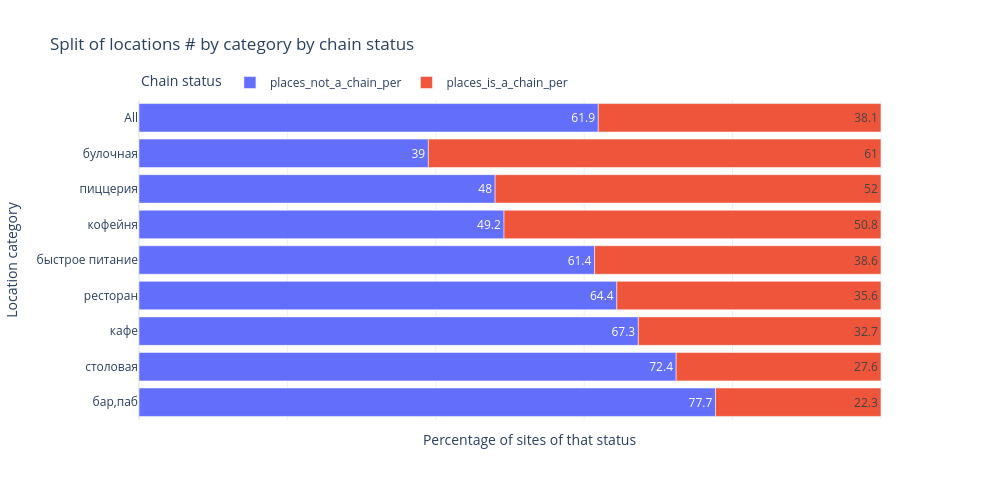

Notebook cell for this chart:
### Markdown cell above
Количество мест отличается по типу заведения, но несильно. В средем, в ресторанах, пабах и кофейнях у нас около 100 посадочных мест с медианой в районе 82. Стоит отметить, что для булочных, пиццерий и кафе средние значения сильно отличаются от медианных, что намекает на большой разброс возможных вариантов.

Дальше исследуем распределение сетевых и несетевых заведений.

### Code cell
# Chain vs non-chain places per category
df_temp = (
    pd.pivot_table(
        data=df_places,
        index='category',
        columns='is_chain',
        values='name_place',
        aggfunc='count',
        margins=True,
    )
    .reset_index()
    .set_axis(
        ['category', 'places_not_a_chain_count', 'places_is_a_chain_count', 'places_total'],
        axis=1
    )
    .assign(
        places_not_a_chain_per = lambda df: round(100 * df.places_not_a_chain_count / df.places_total, 1),
        places_is_a_chain_per = lambda df: round(100 * df.places_is_a_chain_count / df.places_total, 1),
        sort_key = lambda df: df.category == 'All',
    )
    .sort_values(['sort_key', 'places_not_a_chain_per'], ascending=[True, False])
    .drop('sort_key', axis=1)
)

fig = px.bar(
    df_temp,
    x=['places_not_a_chain_per', 'places_is_a_chain_per'],
    y='category',
    text_auto=True,
    title='Split of locations # by category by chain status',
    labels=dict(
        value='Percentage of sites of that status',
        category='Location category',
        variable='Chain status'
    ),
    width=FIG_WIDTH*100,
    height=FIG_HEIGHT*100,
    template='plotly_white'
)
fig.update_xaxes(showticklabels=False)
fig.update_layout(
    legend=dict(
        orientation="h",
        yanchor='top', y=1.1, x=0
    ),
    yaxis={'categoryorder':'total ascending'}
)
fig.show()

display(
    df_temp[[
        'category',
        'places_total', 'places_not_a_chain_count', 'places_is_a_chain_count',
        'places_not_a_chain_per', 'places_is_a_chain_per'
    ]]
    .rename_axis('index', axis=1)
    .assign(
        sort_key = df_temp.category == 'All'
    )
    .sort_values(['sort_key', 'places_total'], ascending=[True, False])
    .drop('sort_key', axis=1)
)

### Figure 1 — Plotly figure (JSON) as saved in the notebook; plotly's stock layout.template omitted (floating-point values rounded to 4 significant figures)
{"data": [{"alignmentgroup": "True", "hovertemplate": "Chain status=places_not_a_chain_per<br>Percentage of sites of that status=%{x}<br>Location category=%{y}<extra></extra>", "legendgroup": "places_not_a_chain_per", "marker": {"color": "#636efa", "pattern": {"shape": ""}}, "name": "places_not_a_chain_per", "offsetgroup": "places_not_a_chain_per", "orientation": "h", "showlegend": true, "textposition": "auto", "texttemplate": "%{x}", "type": "bar", "x": [77.7, 72.4, 67.3, 64.4, 61.4, 49.2, 48, 39, 61.9], "xaxis": "x", "y": ["бар,паб", "столовая", "кафе", "ресторан", "быстрое питание", "кофейня", "пиццерия", "булочная", "All"], "yaxis": "y"}, {"alignmentgroup": "True", "hovertemplate": "Chain status=places_is_a_chain_per<br>Percentage of sites of that status=%{x}<br>Location category=%{y}<extra></extra>", "legendgroup": "places_is_a_chain_per", "marker": {"color": "#EF553B", "pattern": {"shape": ""}}, "name": "places_is_a_chain_per", "offsetgroup": "places_is_a_chain_per", "orientation": "h", "showlegend": true, "textposition": "auto", "texttemplate": "%{x}", "type": "bar", "x": [22.3, 27.6, 32.7, 35.6, 38.6, 50.8, 52, 61, 38.1], "xaxis": "x", "y": ["бар,паб", "столовая", "кафе", "ресторан", "быстрое питание", "кофейня", "пиццерия", "булочная", "All"], "yaxis": "y"}], "layout": {"barmode": "relative", "height": 500, "legend": {"orientation": "h", "title": {"text": "Chain status"}, "tracegroupgap": 0, "x": 0, "y": 1.1, "yanchor": "top"}, "title": {"text": "Split of locations # by category by chain status"}, "width": 1000, "xaxis": {"anchor": "y", "domain": [0, 1], "showticklabels": false, "title": {"text": "Percentage of sites of that status"}}, "yaxis": {"anchor": "x", "categoryorder": "total ascending", "domain": [0, 1], "title": {"text": "Location category"}}}}
